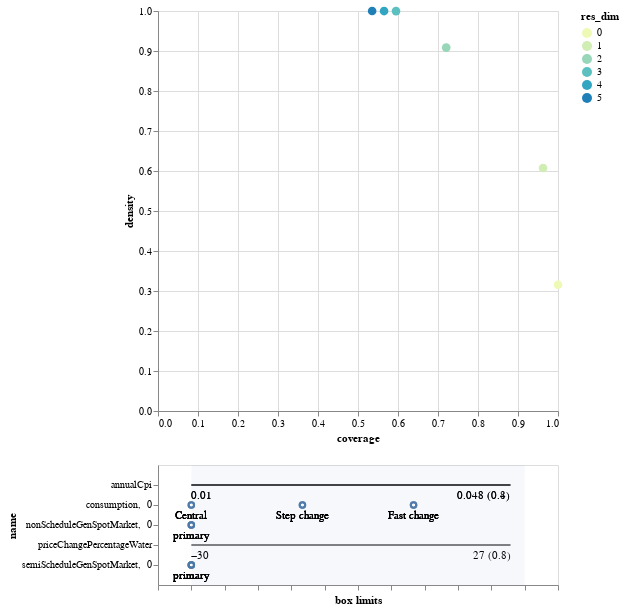

Here is the notebook cell this chart was saved with:
### Code cell
box1.inspect_tradeoff()

### Figure 1 — Vega-Lite specification as saved in the notebook (floating-point values rounded to 4 significant figures)
{"config": {"view": {"continuousWidth": 400, "continuousHeight": 300}}, "vconcat": [{"data": {"name": "data-94db83bb3ccf75cc56396dc30ba2efde"}, "mark": {"type": "circle", "size": 75}, "encoding": {"color": {"type": "ordinal", "field": "res_dim", "scale": {"range": ["#eff9b6", "#d0edb3", "#97d6b9", "#5dc0c0", "#31a5c2", "#1f80b8", "#2354a3", "#21318d"]}}, "opacity": {"condition": {"value": 1, "selection": "selector033"}, "value": 0.4}, "tooltip": [{"type": "ordinal", "field": "id"}, {"type": "quantitative", "field": "coverage", "format": ".2"}, {"type": "quantitative", "field": "density", "format": ".2"}, {"type": "ordinal", "field": "res_dim"}], "x": {"type": "quantitative", "field": "coverage"}, "y": {"type": "quantitative", "field": "density"}}, "height": 400, "selection": {"selector033": {"type": "single", "fields": ["id"]}}, "width": 400}, {"layer": [{"data": {"name": "data-c4124b27b202f06bfa1134a048b3cfde"}, "mark": "rule", "encoding": {"x": {"type": "quantitative", "axis": {"grid": false, "labels": false, "title": "box limits"}, "field": "x_lower", "scale": {"domain": [0, 1], "padding": 0.1}}, "x2": {"field": "x_upper"}, "y": {"type": "nominal", "field": "name", "scale": {"padding": 1.0}}}, "transform": [{"calculate": "(datum.x1-datum.minimum)/(datum.maximum-datum.minimum)", "as": "x_lower"}, {"calculate": "(datum.x2-datum.minimum)/(datum.maximum-datum.minimum)", "as": "x_upper"}, {"filter": {"selection": "selector033"}}], "width": 400}, {"data": {"name": "data-c4124b27b202f06bfa1134a048b3cfde"}, "mark": {"type": "text", "align": "left", "baseline": "top", "dy": 5}, "encoding": {"text": {"type": "ordinal", "field": "text"}, "x": {"type": "quantitative", "axis": {"grid": false, "labels": false, "title": "box limits"}, "field": "x_lower", "scale": {"domain": [0, 1], "padding": 0.1}}, "x2": {"field": "x_upper"}, "y": {"type": "nominal", "field": "name", "scale": {"padding": 1.0}}}, "transform": [{"calculate": "(datum.x1-datum.minimum)/(datum.maximum-datum.minimum)", "as": "x_lower"}, {"calculate": "(datum.x2-datum.minimum)/(datum.maximum-datum.minimum)", "as": "x_upper"}, {"filter": {"selection": "selector033"}}, {"calculate": "datum.qp_lower>0?format(datum.x1, \".2\")+\" (\"+format(datum.qp_lower, \".1~g\")+\")\" :format(datum.x1, \".2\")", "as": "text"}], "width": 400}, {"data": {"name": "data-c4124b27b202f06bfa1134a048b3cfde"}, "mark": {"type": "text", "align": "right", "baseline": "top", "dy": 5}, "encoding": {"text": {"type": "ordinal", "field": "text"}, "x": {"type": "quantitative", "field": "x_upper"}, "x2": {"field": "x_upper"}, "y": {"type": "nominal", "field": "name", "scale": {"padding": 1.0}}}, "transform": [{"calculate": "(datum.x1-datum.minimum)/(datum.maximum-datum.minimum)", "as": "x_lower"}, {"calculate": "(datum.x2-datum.minimum)/(datum.maximum-datum.minimum)", "as": "x_upper"}, {"filter": {"selection": "selector033"}}, {"calculate": "datum.qp_upper>0?format(datum.x2, \".2\")+\" (\"+format(datum.qp_upper, \".1\")+\")\" :format(datum.x2, \".2\")", "as": "text"}], "width": 400}, {"data": {"name": "data-bb8d07f6df3d47a6a475317795287b23"}, "mark": {"type": "rect", "opacity": 0.05}, "encoding": {"x": {"type": "quantitative", "field": "start"}, "x2": {"field": "end"}}}, {"data": {"name": "data-46f1252516c37e41084461784fd7b2b2"}, "mark": "point", "encoding": {"x": {"type": "quantitative", "field": "x"}, "y": {"type": "nominal", "field": "name"}}, "transform": [{"filter": {"selection": "selector033"}}], "width": 400}, {"data": {"name": "data-46f1252516c37e41084461784fd7b2b2"}, "mark": {"type": "text", "align": "center", "baseline": "top", "dy": 5}, "encoding": {"text": {"type": "nominal", "field": "item"}, "x": {"type": "quantitative", "field": "x"}, "y": {"type": "nominal", "field": "name"}}, "transform": [{"filter": {"selection": "selector033"}}], "width": 400}]}], "$schema": "https://vega.github.io/schema/vega-lite/v4.0.2.json", "datasets": {"data-94db83bb3ccf75cc56396dc30ba2efde": [{"coverage": 1.0, "density": 0.3155, "id": 0, "mass": 1.0, "mean": 0.3155, "res_dim": 0}, {"coverage": 0.9626, "density": 0.6075, "id": 1, "mass": 0.5, "mean": 0.6075, "res_dim": 1}, {"coverage": 0.7205, "density": 0.9085, "id": 2, "mass": 0.2502, "mean": 0.9085, "res_dim": 2}, {"coverage": 0.595, "density": 0.9998, "id": 3, "mass": 0.1878, "mean": 0.9998, "res_dim": 3}, {"coverage": 0.5652, "density": 0.9999, "id": 4, "mass": 0.1784, "mean": 0.9999, "res_dim": 4}, {"coverage": 0.5353, "density": 1.0, "id": 5, "mass": 0.1689, "mean": 1.0, "res_dim": 5}], "data-c4124b27b202f06bfa1134a048b3cfde": [{"x1": 0.01002, "x2": 0.04828, "name": "annualCpi", "id": 4, "minimum": 0.01002, "maximum": 0.04998, "qp_lower": -1.0, "qp_upper": 0.4339}, {"x1": 0.01002, "x2": 0.04828, "name": "annualCpi", "id": 5, "minimum": 0.01002, "maximum": 0.04998, "qp_lower": -1.0, "qp_upper": 0.7552}, {"x1": -30.0, "x2": 26.5, "name": "priceChangePercentageWater", "id": 5, "minimum": -30.0, "maximum": 29.0, "qp_lower": -1.0, "qp_upper": 0.7552}], "data-bb8d07f6df3d47a6a475317795287b23": [{"end": 1, "start": 0}], "data-46f1252516c37e41084461784fd7b2b2": [{"id": 1, "item": "primary", "n_items": 2, "name": "semiScheduleGenSpotMarket,  0", "x": 0.0}, {"id": 2, "item": "primary", "n_items": 2, "name": "semiScheduleGenSpotMarket,  0", "x": 0.0}, {"id": 2, "item": "primary", "n_items": 2, "name": "nonScheduleGenSpotMarket,  0", "x": 0.0}, {"id": 3, "item": "Central", "n_items": 4, "name": "consumption,  0", "x": 0.0}, {"id": 3, "item": "Step change", "n_items": 4, "name": "consumption,  0", "x": 0.3333}, {"id": 3, "item": "Fast change", "n_items": 4, "name": "consumption,  0", "x": 0.6667}, {"id": 3, "item": "primary", "n_items": 2, "name": "semiScheduleGenSpotMarket,  0", "x": 0.0}, {"id": 3, "item": "primary", "n_items": 2, "name": "nonScheduleGenSpotMarket,  0", "x": 0.0}, {"id": 4, "item": "Central", "n_items": 4, "name": "consumption,  0", "x": 0.0}, {"id": 4, "item": "Step change", "n_items": 4, "name": "consumption,  0", "x": 0.3333}, {"id": 4, "item": "Fast change", "n_items": 4, "name": "consumption,  0", "x": 0.6667}, {"id": 4, "item": "primary", "n_items": 2, "name": "semiScheduleGenSpotMarket,  0", "x": 0.0}, {"id": 4, "item": "primary", "n_items": 2, "name": "nonScheduleGenSpotMarket,  0", "x": 0.0}, {"id": 5, "item": "Central", "n_items": 4, "name": "consumption,  0", "x": 0.0}, {"id": 5, "item": "Step change", "n_items": 4, "name": "consumption,  0", "x": 0.3333}, {"id": 5, "item": "Fast change", "n_items": 4, "name": "consumption,  0", "x": 0.6667}, {"id": 5, "item": "primary", "n_items": 2, "name": "semiScheduleGenSpotMarket,  0", "x": 0.0}, {"id": 5, "item": "primary", "n_items": 2, "name": "nonScheduleGenSpotMarket,  0", "x": 0.0}]}}
